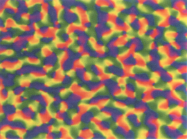
#> input picture mechanistic/orientation-obermayer-fig1.png, 187 x 139 px
$ jupyter execute orientation_map_kmeans.ipynb   (shell and % lines are left out)   (Python 2 division)
#> lines starting #> are read from the running program, lines starting #| are printed output that depends on the picture
[cell 1]
import matplotlib.pyplot as plt
import matplotlib.image as mpimg
import numpy as np
from scipy.cluster.vq import kmeans2
from skimage import color

[cell 2]
# Orientation preference map: for now, use k-means on Blasdel image
# rgb_img = mpimg.imread('v1-topology-blasdel-figure6.png')
# rgb_img = mpimg.imread('orientation-preference-rubin-figure6.png')
rgb_img = mpimg.imread('orientation-obermayer-fig1.png')
#> rgb_img is the input picture: shape (139, 187, 4) float32; mean R, G, B, A 0.568, 0.467, 0.367, 1

plt.figure()
plt.imshow(rgb_img)
plt.title('Original topographic image')

if rgb_img.shape[2] > 3:
    print "Throwing away the alpha channel..."
    rgb_img = rgb_img[:,:,0:-1]
#> rgb_img: shape (139, 187, 3) float32

lab_img = color.rgb2lab(rgb_img) # convert to L*a*b* colourspace
#> lab_img: shape (139, 187, 3) float32; mean of channels 0, 1, 2 52.7, 7.9, 17.6

ab = lab_img[:,:,1:]
n_rows = np.shape(ab)[0]
#> n_rows = 139
n_cols = np.shape(ab)[1]
#> n_cols = 187

ab = np.reshape(ab, (n_rows*n_cols, 2))
#> ab = 25993 pairs, first value -25.73 to 59.76, second value -30.79 to 66.79
n_colours = 30

centroids, labels = kmeans2(ab, n_colours)
#> centroids = 30 pairs, first value -53.15 to 62.12, second value -34.45 to 81.02

labels = np.reshape(labels, (n_rows, n_cols))
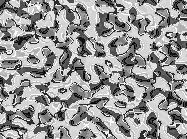
#> labels: shape (139, 187) int32; min 0, max 29, mean 17.3; drawn with min black and max white

rgb_labels = np.tile(labels[:,:,None], [1,1,3])

OP_range = np.linspace(0, 180, n_colours, endpoint=False)
full_OP_map = np.copy(labels)

for i in range(n_colours):
    seg_img = np.copy(rgb_img)
    seg_img[rgb_labels != i] = 0

    # assign an orientation preference (degrees) based on segmentation
    full_OP_map[full_OP_map == i] = OP_range[i]
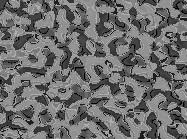
#> full_OP_map: shape (139, 187) int32; min 0, max 174, mean 109.7
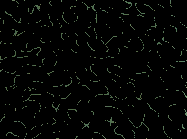
#> seg_img: shape (139, 187, 3) float32; mean R, G, B 0.0149, 0.0195, 0.0141

    # Show the individual segmented images:
#     plt.figure()
#     plt.imshow(seg_img)

N_pairs = 75 # no. of E/I pairs to a side of a grid
field_size = 16. # size of field to a side (degrees)
dx = field_size / N_pairs

xy_range = np.linspace(0, field_size, N_pairs, False)
# xy_range = np.linspace(-field_size/2, field_size/2, N_pairs)

xv, yv = np.meshgrid(xy_range, xy_range) # x and y grid values (degrees)

# sample the OP map uniformly
min_dim = np.min(np.shape(full_OP_map))
#> min_dim = 139

# [5 lines of commented-out code are left out]

OP_map = full_OP_map[-N_pairs:, -N_pairs:]
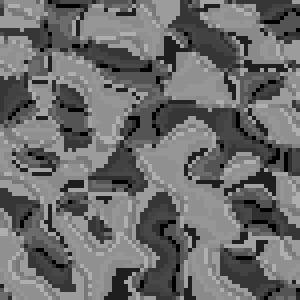
#> OP_map: shape (75, 75) int32 (shown 4 times larger); min 0, max 174, mean 107.5

# OP_map = OP_map.astype(float)

plt.figure()
plt.imshow(OP_map)
plt.colorbar()
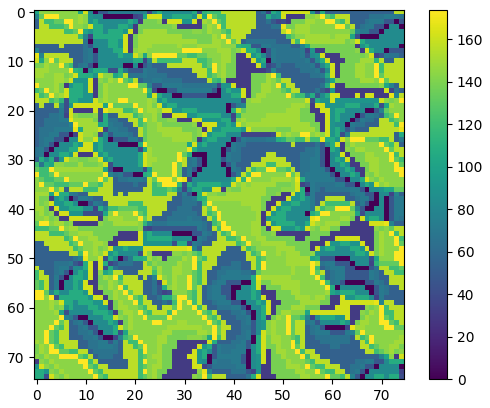
#> figure drawn by matplotlib, 2 panels

[cell 3]
# Ocular dominance map: from Obermayer and Blasdel, 1993
# which contains images of ocular dominance and orientation preference from the same region

def rgb2gray(rgb):
    return np.dot(rgb[...,:3], [0.299, 0.587, 0.114])

OD_raw = mpimg.imread('ocular-dom-obermayer-fig1.png')
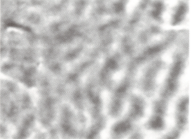
#> input picture mechanistic/ocular-dom-obermayer-fig1.png, 191 x 139 px
#> OD_raw is the input picture: shape (139, 191, 4) float32; mean R, G, B, A 0.753, 0.749, 0.745, 1
print OD_raw.shape
#| (139, 191, 4)
OD_gray = rgb2gray(OD_raw)
plt.figure()
plt.imshow(OD_gray, cmap = plt.get_cmap('gray'))
plt.colorbar()

OD_norm = (OD_gray - np.min(OD_gray) ) / np.max(OD_gray - np.min(OD_gray))
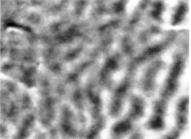
#> OD_norm: shape (139, 191) float64; min 0, max 1, mean 0.591

plt.figure()
plt.imshow(OD_norm, cmap = plt.get_cmap('gray'))
plt.colorbar()

OP_map = OD_norm[-N_pairs-1:-1, -N_pairs-1:-1]
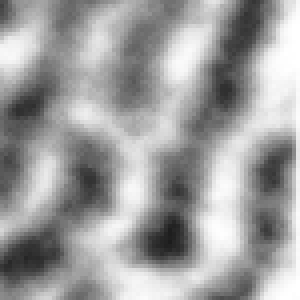
#> OP_map: shape (75, 75) float64 (shown 4 times larger); min 0.111, max 1, mean 0.626
plt.figure()
plt.imshow(OP_map, cmap='gray')
plt.colorbar()
print OP_map.shape
#| (75, 75)
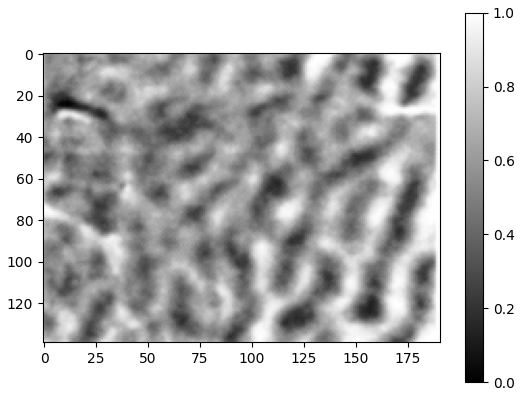
#> figure drawn by matplotlib, 2 panels
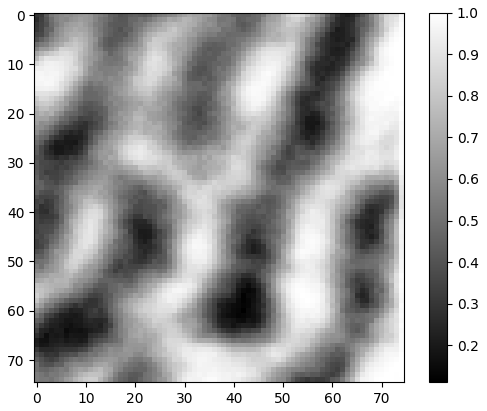
#> figure drawn by matplotlib, 2 panels
